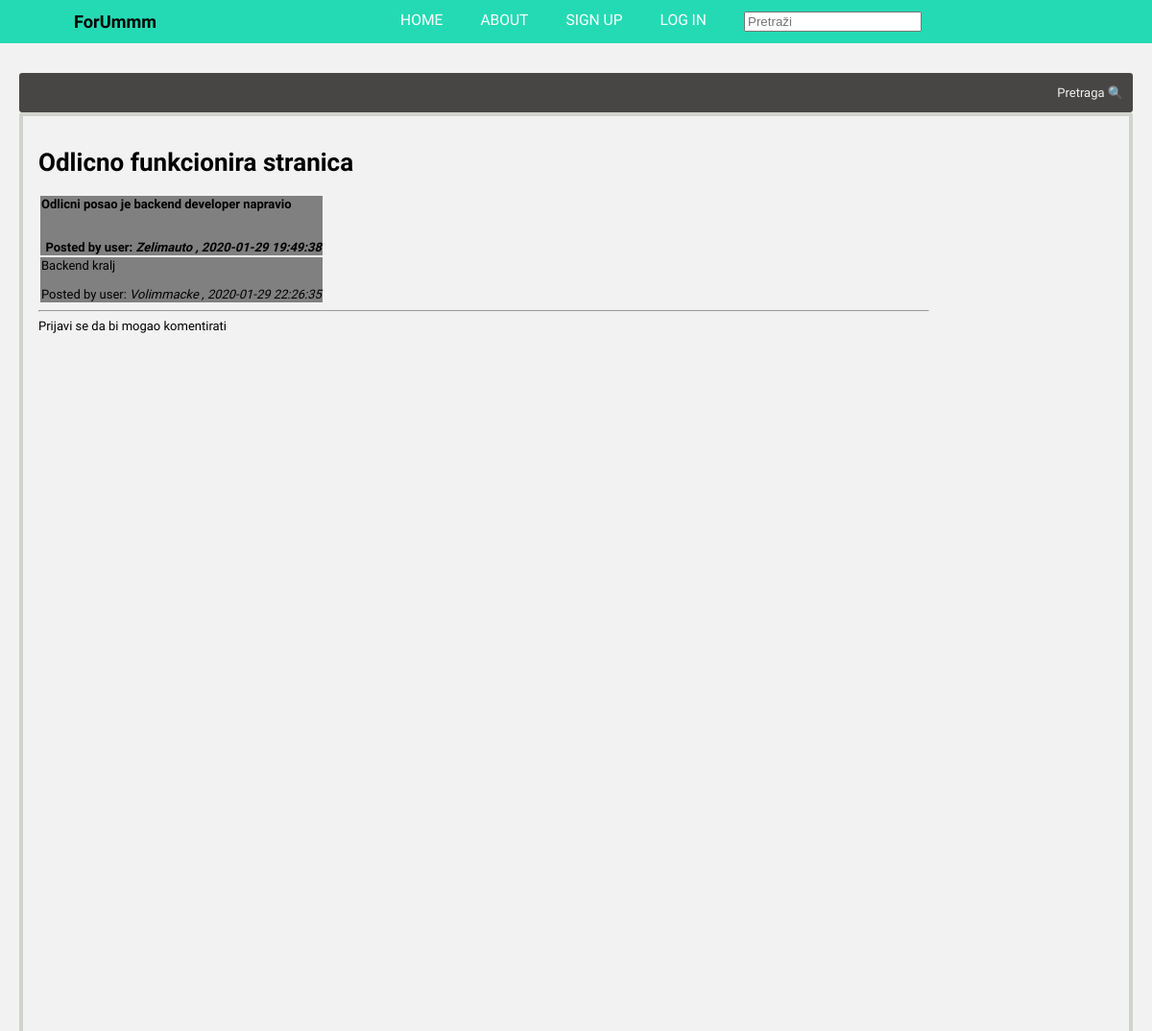
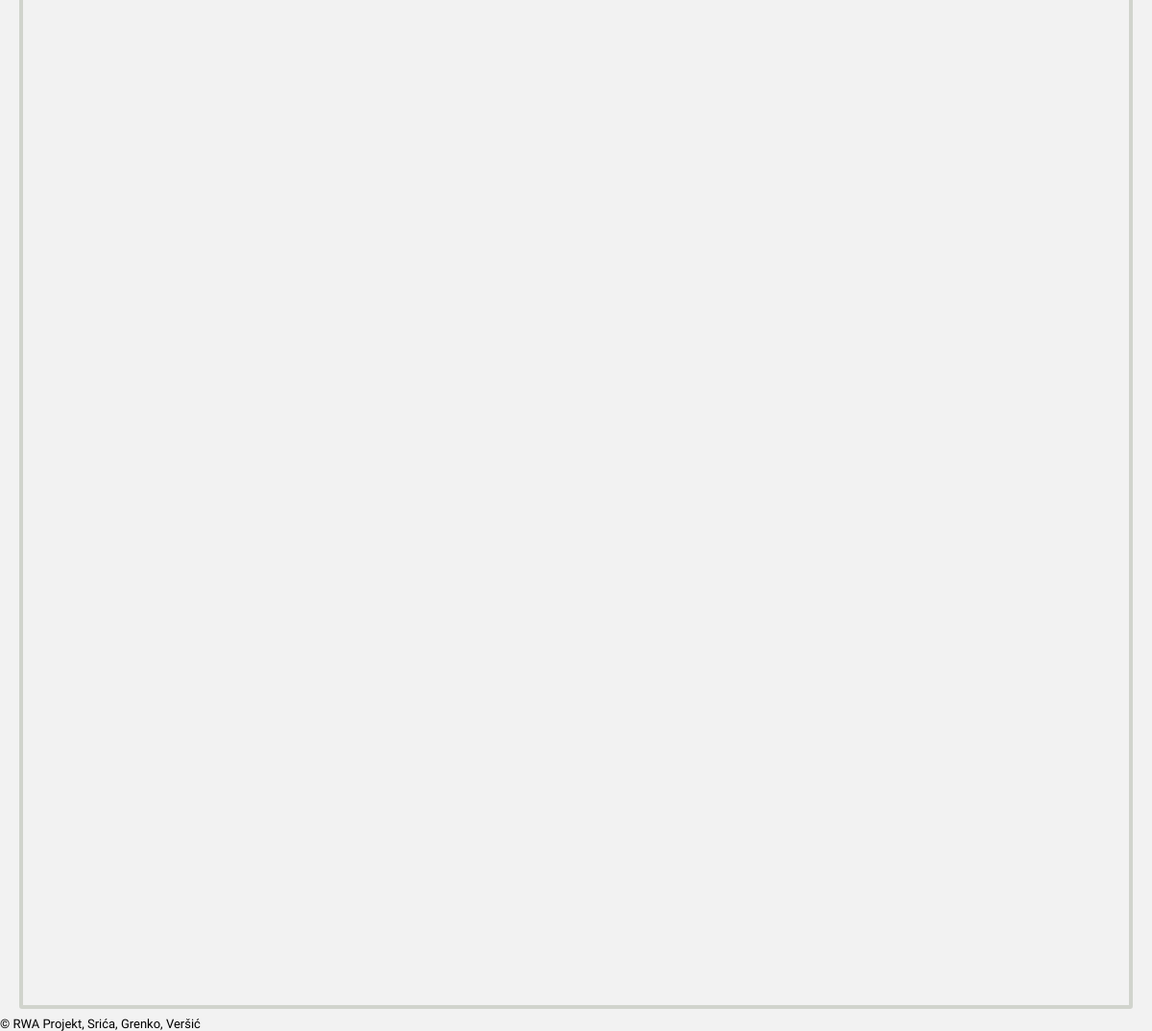
Page /pitanje.php?category=prijedlozi_pohvale_kritike&id=3 on the committed database (2 pictures, top to bottom).
### tables this page shows
CREATE TABLE `prijedlozi_pohvale_kritike` (
  `id` int(4) NOT NULL,
  `postId` int(4) DEFAULT NULL,
  `naslov` varchar(30) DEFAULT NULL,
  `post` varchar(300) DEFAULT NULL,
  `date_time` datetime DEFAULT current_timestamp(),
  `username` varchar(20) DEFAULT NULL,
  `komentar` varchar(300) DEFAULT NULL
);

### pitanje.php (the view, shortened to what this page needs)
<?php
  include("header.php");
?>
<!DOCTYPE html>
<html lang="en" dir="ltr">
    <div class="forum">
         <div class="f_middle">
              <div class="content_header">
                  <div class="current_page">
                  </div>
                  <div class="search">
                       <a  href="#">Pretraga 🔍</a>
                  </div>
             </div>
              <div class="f_content">
                   <div class="main_content">
                     <?php
                     require 'includes/dbconnect.inc.php';
                     $id = $_GET['id'];
                     $category = $_GET['category'];
                     $premjesti= $_GET['premjesti'];
                     $sql = "SELECT naslov,post,username,date_time FROM $category WHERE id =$id";
                     $result = mysqli_query($conn, $sql);
                     $row = mysqli_fetch_array($result);
                     echo "<h1>".$row['naslov']."</h1>";
                     if($premjesti !== 1){
                     echo "<table><tr><td style='background-color: grey;font-weight:bold;'><div>".$row['post']."</div><br><br><div align=right>Posted by user: <i>".$row['username']." </i><em>,  ".$row['date_time']."</em> </div></td> </tr>";
                     $query="SELECT post,username,date_time,id,komentar,postId FROM $category WHERE postId=$id && komentar = 'true'";
                     $result = mysqli_query($conn,$query);
                     while($row = $result->fetch_assoc()){
                       echo "<tr><td style='background-color:grey;'>".$row['post']."<br><br> <div alight=right>Posted by user: <i>".$row['username']." </i><em>,  ".$row['date_time']."</em>  </div></td>";
                     }
                     echo "</table><hr>";
                     if($_SESSION['loggedin'] !== true){
                       echo "Prijavi se da bi mogao komentirati";
                     }
                   }
                      ?>
                  </div>
                  <div class="side_menu">
                  </div>
             </div>
         </div>
    </div>
    <div class="footer">
      © RWA Projekt, Srića, Grenko, Veršić
    </div>
</body>
</html>

### assets/css/header.css (style rules this page uses)
:root { --background: rgba(0, 214, 170, .85); }

### assets/css/styles.css (style rules this page uses)
html { font-size: 13px; }
*, *::before, *::after { box-sizing: border-box; text-decoration: none; }
.forum { padding-top: 68px; }
.f_middle { margin:8px 20px; }
.content_header { display: grid; grid-template-columns: 4fr 1fr; grid-template-areas: "current_page search"; justify-items: start; align-items: center; background-color: #474644; border-radius: 3px; }
.content_header a { color: #f2f2f2; }
.current_page { padding: 5px; margin: 5px; }
.search { justify-self: end; margin-right: 10px; }
.search a { font-weight: 500; }
.f_content { display: grid; grid-template-columns: 5fr 1fr; grid-template-areas: "main_content side_menu"; border:solid 4px #d1d4cd; border-radius: 3px; }
.main_content { height: auto; min-height: 2000px; padding:16px; }

### rows in the picture
prijedlozi_pohvale_kritike: naslov "Odlicno funkcionira stranica", post "Odlicni posao je backend developer napravio", username "Zelimauto", date_time "2020-01-29 19:49:38"
prijedlozi_pohvale_kritike: post "Backend kralj", username "Volimmacke", date_time "2020-01-29 22:26:35"
